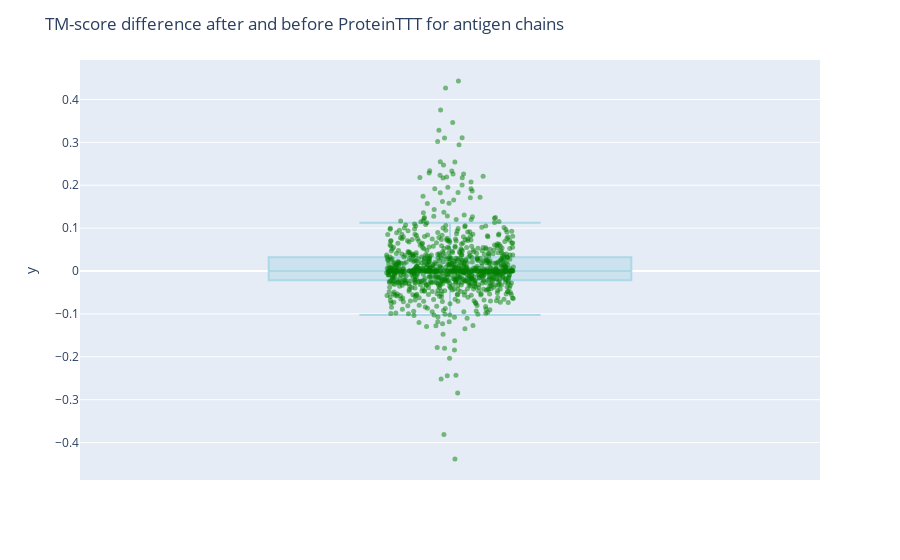

The cell this chart's notebook holds for it:
### Code cell
import plotly.express as px
subdf = df_antigen.query("pLDDT_before.notna() and pLDDT_after.notna()")
print(len(subdf))

diff = subdf['tm_score_after'] - subdf['tm_score_before']

fig = px.box(y=diff, points='all')  
fig.update_traces(
    pointpos=0,
    jitter=0.35,                    
    marker_color='green',
    marker_opacity=0.5,
    marker_size=5,
    fillcolor='rgba(173,216,230,0.45)', 
    line_color='rgba(173,216,230,1)'
)
fig.update_layout(
    title_text='TM-score difference after and before ProteinTTT for antigen chains',
)
fig.show()

### Figure 1 — Plotly figure (JSON) as saved in the notebook; plotly's stock layout.template omitted (floating-point values rounded to 4 significant figures; data arrays with more than 128 entries replaced by an {"elided": "..."} marker saying what was removed)
{"data": [{"alignmentgroup": "True", "boxpoints": "all", "fillcolor": "rgba(173,216,230,0.45)", "hovertemplate": "y=%{y}<extra></extra>", "jitter": 0.35, "legendgroup": "", "line": {"color": "rgba(173,216,230,1)"}, "marker": {"color": "green", "opacity": 0.5, "size": 5}, "name": "", "notched": false, "offsetgroup": "", "orientation": "v", "pointpos": 0, "showlegend": false, "type": "box", "x0": " ", "xaxis": "x", "y": {"elided": "932 float values"}, "y0": " ", "yaxis": "y"}], "layout": {"boxmode": "group", "legend": {"tracegroupgap": 0}, "margin": {"t": 60}, "title": {"text": "TM-score difference after and before ProteinTTT for antigen chains"}, "xaxis": {"anchor": "y", "domain": [0, 1]}, "yaxis": {"anchor": "x", "domain": [0, 1], "title": {"text": "y"}}}}
